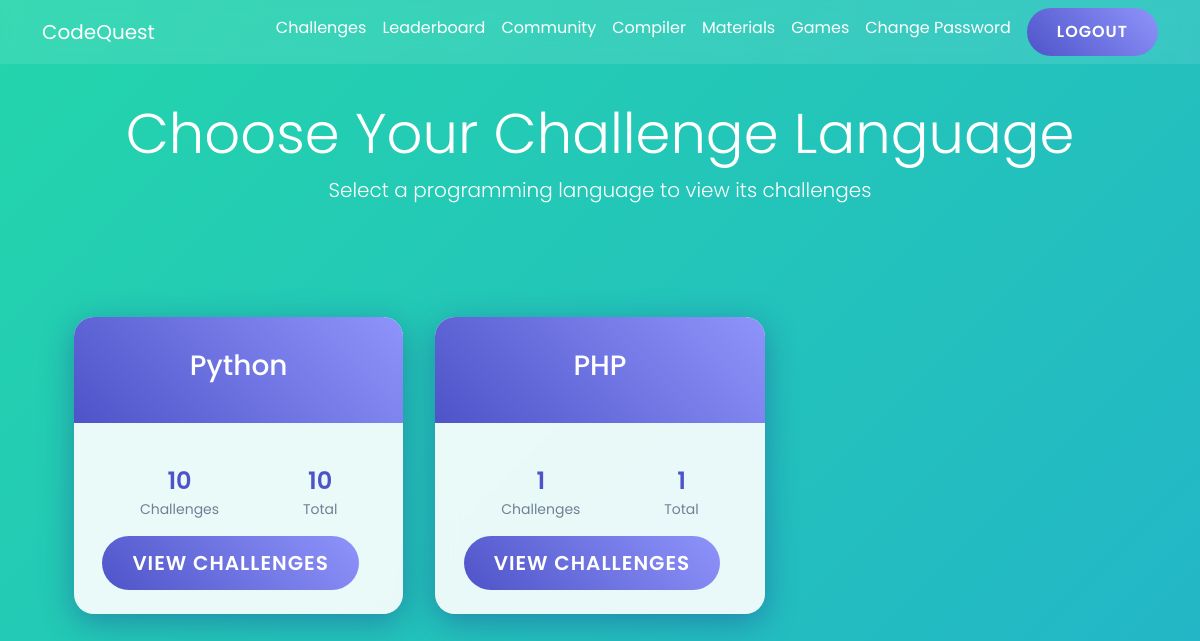
Screenshot of /challenges/ with the database file from the repository.
### faculty/models.py (models this page shows, shortened)
class Language(models.Model):
    lang = models.TextField()

### users/views.py (the view)
# urls.py: path('challenges/', challenge_languages, name='challenge_languages'),
def challenge_languages(request):
    languages = Language.objects.all()
    return render(request, 'challenges_lang.html', {'languages': languages})

### users/templates/challenges_lang.html (shortened to what this page needs)
{% extends "userhome.html" %}
{% block content %}
<div class="container" style="margin-top: 100px;">
    <div class="section-header text-center text-white mt-5">
        <h1 class="display-4 ">Choose Your Challenge Language</h1>
        <p class="lead">Select a programming language to view its challenges</p>
    </div>
    <div class="language-grid">
        {% for language in languages %}
        <div class="language-card">
            <div class="language-header">
                <h3>{{ language.lang }}</h3>
            </div>
            <div class="language-body">
                <div class="language-stats">
                    <div class="stat-item">
                        <div class="stat-number">{{ language.questions_set.count }}</div>
                        <div class="stat-label">Challenges</div>
                    </div>
                    <div class="stat-item">
                        <div class="stat-number">
                            {% with easy_count=language.questions_set.all|length %}
                            {{ easy_count }}
                            {% endwith %}
                        </div>
                        <div class="stat-label">Total</div>
                    </div>
                </div>
                <a href="{% url 'view_challenges' language.id %}"  class="btn btn-custom btn-lg me-3">
                    View Challenges
                </a>
            </div>
        </div>
        {% endfor %}
    </div>
</div>
{% endblock content %}

### users/templates/userhome.html (style rules this page uses)
:root { --primary-color: #4e54c8; --secondary-color: #8f94fb; --accent-color: #6c63ff; }
* { margin: 0; padding: 0; box-sizing: border-box; font-family: 'Poppins', sans-serif; }
.home { background: linear-gradient(-45deg, #ee7752, #e73c7e, #23a6d5, #23d5ab); background-size: 400% 400%; animation: gradient 15s ease infinite; min-height: 100vh; overflow-x: hidden; }
.btn-custom { background: linear-gradient(45deg, var(--primary-color), var(--secondary-color)); color: white; border: none; padding: 12px 30px; border-radius: 30px; font-weight: 600; text-transform: uppercase; letter-spacing: 1px; transition: all 0.3s ease; }

### users/templates/challenges_lang.html (style rules this page uses)
.language-grid { display: grid; grid-template-columns: repeat(auto-fill, minmax(300px, 1fr)); gap: 2rem; padding: 2rem; margin-top: 5rem; }
.language-card { background: rgba(255, 255, 255, 0.9); backdrop-filter: blur(10px); border-radius: 20px; overflow: hidden; transition: transform 0.3s ease; box-shadow: 0 8px 32px 0 rgba(31, 38, 135, 0.37); }
.language-header { background: linear-gradient(45deg, var(--primary-color), var(--secondary-color)); padding: 2rem; color: white; text-align: center; }
.language-body { padding: 1.5rem; text-align: center; }
.language-stats { display: flex; justify-content: space-around; margin: 1rem 0; color: #4a5568; }
.stat-item { text-align: center; }
.stat-number { font-size: 1.5rem; font-weight: 600; color: var(--primary-color); }
.stat-label { font-size: 0.875rem; color: #718096; }

### rows the page displays
Language: lang "Python", questions_set.count "10", questions_set "10"
Language: lang "PHP", questions_set.count "1", questions_set "1"
